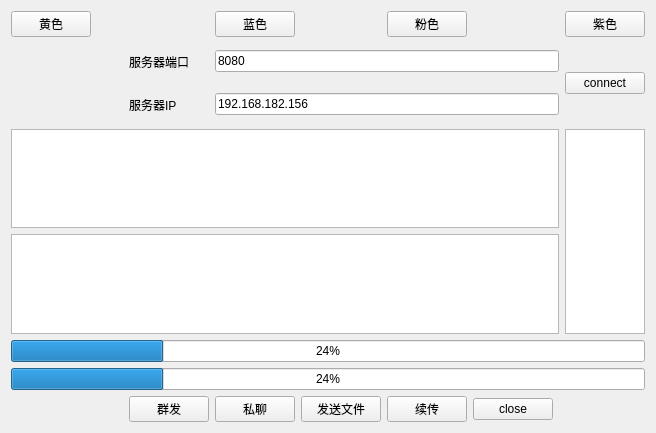
<?xml version="1.0" encoding="UTF-8"?>
<ui version="4.0">
 <class>MyWidget</class>
 <widget class="QWidget" name="MyWidget">
  <property name="geometry">
   <rect>
    <x>0</x>
    <y>0</y>
    <width>632</width>
    <height>433</height>
   </rect>
  </property>
  <property name="windowTitle">
   <string>MyWidget</string>
  </property>
  <property name="styleSheet">
   <string notr="true"/>
  </property>
  <layout class="QGridLayout" name="gridLayout">
   <item row="0" column="10">
    <widget class="QPushButton" name="btn_4">
     <property name="text">
      <string>紫色</string>
     </property>
    </widget>
   </item>
   <item row="7" column="5">
    <widget class="QPushButton" name="buttonSendOne">
     <property name="text">
      <string>私聊</string>
     </property>
    </widget>
   </item>
   <item row="0" column="4">
    <spacer name="horizontalSpacer_4">
     <property name="orientation">
      <enum>Qt::Horizontal</enum>
     </property>
     <property name="sizeHint" stdset="0">
      <size>
       <width>40</width>
       <height>20</height>
      </size>
     </property>
    </spacer>
   </item>
   <item row="7" column="1">
    <spacer name="horizontalSpacer">
     <property name="orientation">
      <enum>Qt::Horizontal</enum>
     </property>
     <property name="sizeHint" stdset="0">
      <size>
       <width>104</width>
       <height>20</height>
      </size>
     </property>
    </spacer>
   </item>
   <item row="1" column="1" rowspan="2">
    <widget class="QLabel" name="head">
     <property name="minimumSize">
      <size>
       <width>80</width>
       <height>80</height>
      </size>
     </property>
     <property name="styleSheet">
      <string notr="true"/>
     </property>
     <property name="text">
      <string/>
     </property>
    </widget>
   </item>
   <item row="4" column="1" colspan="9">
    <widget class="QTextEdit" name="textEditWrite"/>
   </item>
   <item row="6" column="1" colspan="10">
    <widget class="QProgressBar" name="recvProgressBar">
     <property name="value">
      <number>24</number>
     </property>
    </widget>
   </item>
   <item row="2" column="2">
    <spacer name="verticalSpacer_2">
     <property name="orientation">
      <enum>Qt::Vertical</enum>
     </property>
     <property name="sizeHint" stdset="0">
      <size>
       <width>20</width>
       <height>40</height>
      </size>
     </property>
    </spacer>
   </item>
   <item row="7" column="7">
    <widget class="QPushButton" name="buttonContinue">
     <property name="text">
      <string>续传</string>
     </property>
    </widget>
   </item>
   <item row="0" column="6">
    <spacer name="horizontalSpacer_5">
     <property name="orientation">
      <enum>Qt::Horizontal</enum>
     </property>
     <property name="sizeHint" stdset="0">
      <size>
       <width>40</width>
       <height>20</height>
      </size>
     </property>
    </spacer>
   </item>
   <item row="1" column="2">
    <spacer name="verticalSpacer">
     <property name="orientation">
      <enum>Qt::Vertical</enum>
     </property>
     <property name="sizeHint" stdset="0">
      <size>
       <width>20</width>
       <height>40</height>
      </size>
     </property>
    </spacer>
   </item>
   <item row="1" column="10" rowspan="2">
    <widget class="QPushButton" name="buttonConnect">
     <property name="text">
      <string>connect</string>
     </property>
    </widget>
   </item>
   <item row="0" column="7">
    <widget class="QPushButton" name="btn_2">
     <property name="text">
      <string>粉色</string>
     </property>
    </widget>
   </item>
   <item row="0" column="9">
    <spacer name="horizontalSpacer_7">
     <property name="orientation">
      <enum>Qt::Horizontal</enum>
     </property>
     <property name="sizeHint" stdset="0">
      <size>
       <width>40</width>
       <height>20</height>
      </size>
     </property>
    </spacer>
   </item>
   <item row="2" column="4">
    <widget class="QLabel" name="labelIP">
     <property name="text">
      <string>服务器IP</string>
     </property>
    </widget>
   </item>
   <item row="7" column="10">
    <spacer name="horizontalSpacer_2">
     <property name="orientation">
      <enum>Qt::Horizontal</enum>
     </property>
     <property name="sizeHint" stdset="0">
      <size>
       <width>104</width>
       <height>20</height>
      </size>
     </property>
    </spacer>
   </item>
   <item row="7" column="4">
    <widget class="QPushButton" name="buttonSend">
     <property name="text">
      <string>群发</string>
     </property>
    </widget>
   </item>
   <item row="3" column="1" colspan="9">
    <widget class="QTextEdit" name="textEditRead">
     <property name="readOnly">
      <bool>true</bool>
     </property>
    </widget>
   </item>
   <item row="7" column="8">
    <widget class="QPushButton" name="buttonClose">
     <property name="text">
      <string>close</string>
     </property>
    </widget>
   </item>
   <item row="1" column="4">
    <widget class="QLabel" name="labelPort">
     <property name="text">
      <string>服务器端口</string>
     </property>
    </widget>
   </item>
   <item row="3" column="10" rowspan="2">
    <widget class="QListWidget" name="listWidget">
     <property name="styleSheet">
      <string notr="true">selection-color: rgb(255, 255, 255);</string>
     </property>
    </widget>
   </item>
   <item row="0" column="8">
    <spacer name="horizontalSpacer_6">
     <property name="orientation">
      <enum>Qt::Horizontal</enum>
     </property>
     <property name="sizeHint" stdset="0">
      <size>
       <width>40</width>
       <height>20</height>
      </size>
     </property>
    </spacer>
   </item>
   <item row="2" column="5" colspan="5">
    <widget class="QLineEdit" name="lineEditIP">
     <property name="text">
      <string>192.168.182.156</string>
     </property>
    </widget>
   </item>
   <item row="7" column="6">
    <widget class="QPushButton" name="buttonSendFile">
     <property name="text">
      <string>发送文件</string>
     </property>
    </widget>
   </item>
   <item row="5" column="1" colspan="10">
    <widget class="QProgressBar" name="sendProgressBar">
     <property name="value">
      <number>24</number>
     </property>
    </widget>
   </item>
   <item row="1" column="5" colspan="5">
    <widget class="QLineEdit" name="lineEditPort">
     <property name="text">
      <string>8080</string>
     </property>
    </widget>
   </item>
   <item row="1" column="0">
    <spacer name="horizontalSpacer_3">
     <property name="orientation">
      <enum>Qt::Horizontal</enum>
     </property>
     <property name="sizeHint" stdset="0">
      <size>
       <width>40</width>
       <height>20</height>
      </size>
     </property>
    </spacer>
   </item>
   <item row="0" column="5">
    <widget class="QPushButton" name="btn_1">
     <property name="text">
      <string>蓝色</string>
     </property>
    </widget>
   </item>
   <item row="0" column="1">
    <widget class="QPushButton" name="btn_3">
     <property name="text">
      <string>黄色</string>
     </property>
    </widget>
   </item>
  </layout>
 </widget>
 <layoutdefault spacing="6" margin="11"/>
 <resources/>
 <connections/>
</ui>
